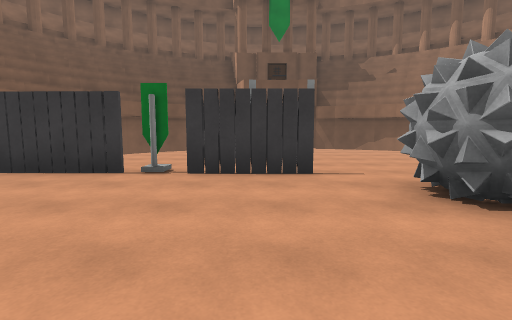
View 1 (above)

16 first-person views from a walk through a scene from a Unity 3-D project. The camera is 1.3 m above the floor, tilts 6° down and sees 85° across. The floor is counted in squares, 2 m on a side. Each view is taken from the middle of a square. On the plan, view 1 faces up. The plan holds only what a view shows up to about 9 squares ahead; the rest is blank. The place goes on beyond the plan. Some surface patterns are stand-ins.

View 2
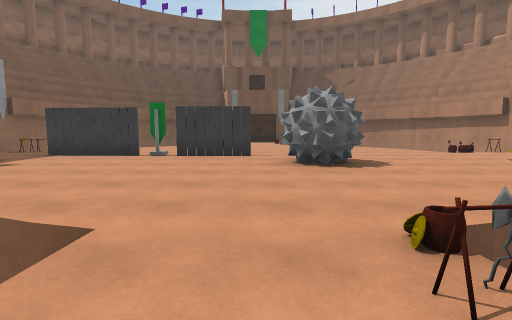

View 3
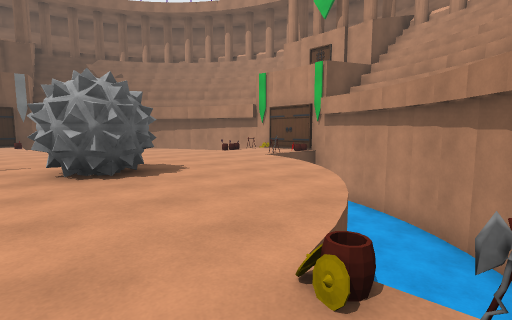

View 4
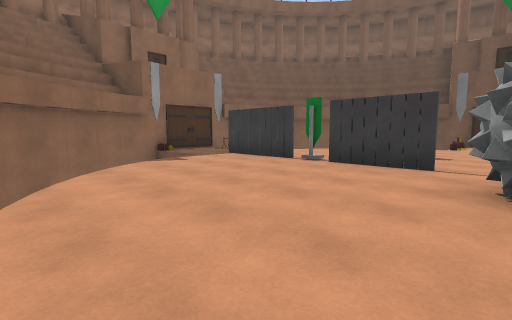

View 5
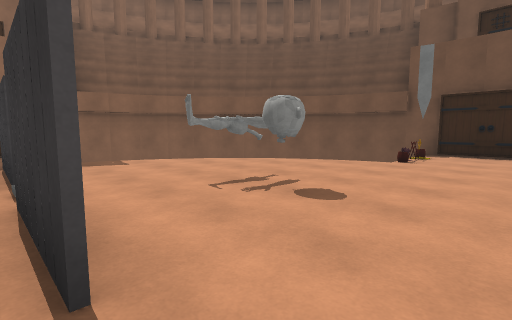

View 6
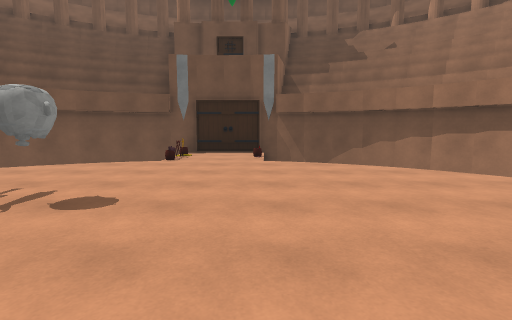

View 7
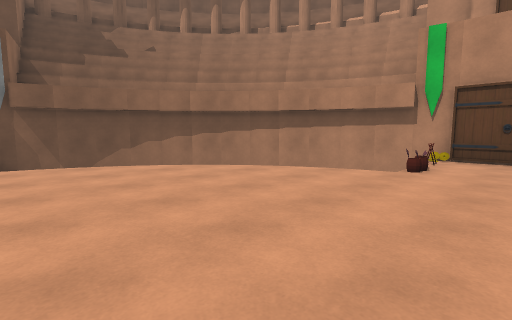

View 8
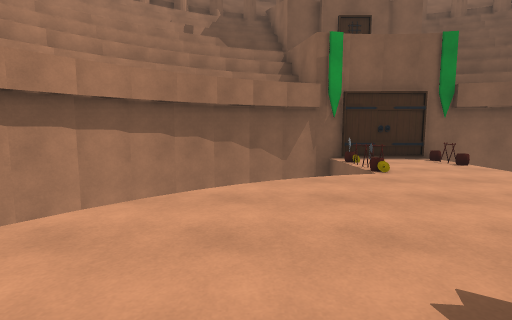

View 9
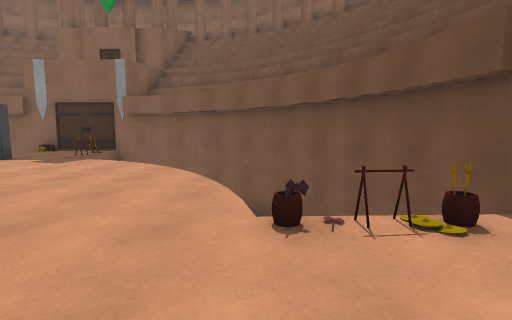

View 10
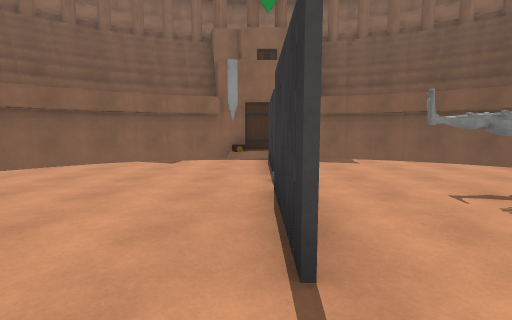

View 11
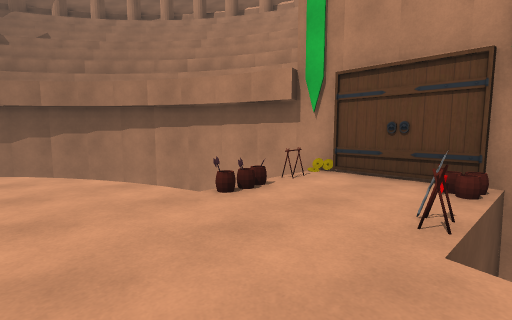

View 12
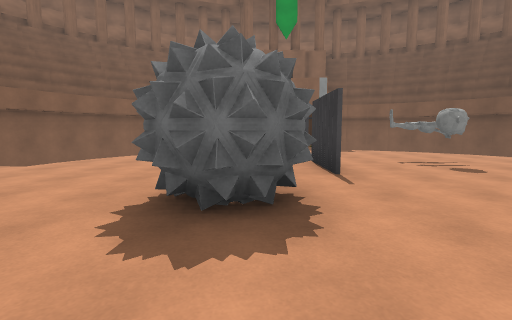

View 13
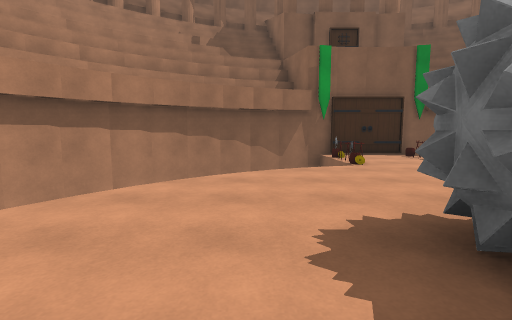

View 14
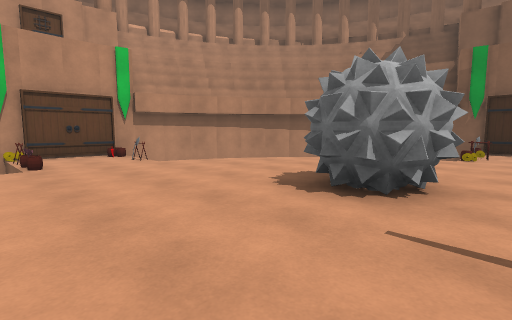

View 15
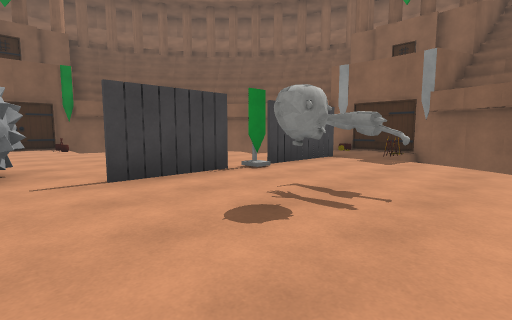

View 16
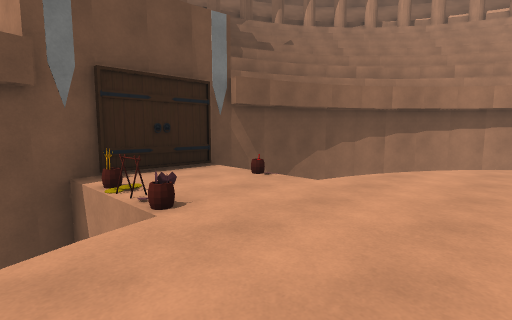

### Floor plan
Key: @ floor where view 1 was taken; # wall or solid block; x gap in a wall; . floor; v drop or lower ground; O other object.
Columns run from 7 left of view 1 to 9 right of it. Each row starts with its distance up from view 1.
 13       ######
 12    ####...v###
 11   ##v  O..  v##
 10  ##v  vO..v  v##
  9  #v v.......v v##
  8 ## v.........v v#
  7 #v v..O.......  #
  6 #vv...OO......vv#
  5 #OO...........OO#
  4 #..##Ox#........#
  3 #vv......OO...Ov#
  2 #v ......OO... v#
  1 #v v.........vvv#
  0 ##v v..@....vvv##
 -1  ##v vv...vvvv##
 -2   ##v  v.O  v##
 -3    ###vO.Ov###
 -4      #######

Positions as (right, up) in squares from view 1, and headings:
1: (0, 0), facing up
2: (1, -3), facing up
3: (1, -2), facing up-right
4: (2, -1), facing up-left
5: (2, 4), facing up-left
6: (2, 4), facing up
7: (2, 4), facing up-right
8: (4, 3), facing down
9: (2, 10), facing left
10: (2, 4), facing left
11: (5, 3), facing up-right
12: (5, 3), facing left
13: (4, 4), facing down
14: (1, 6), facing down-right
15: (2, 8), facing down-left
16: (-1, 8), facing up-right
